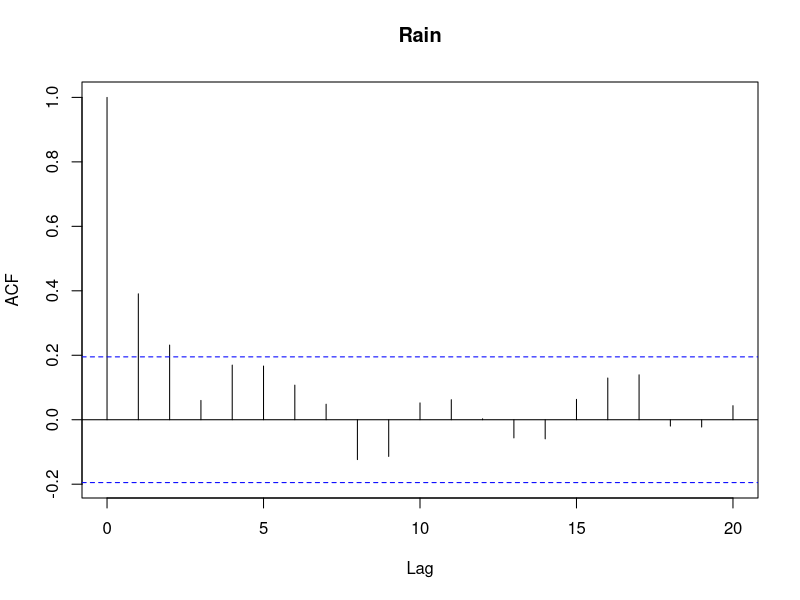
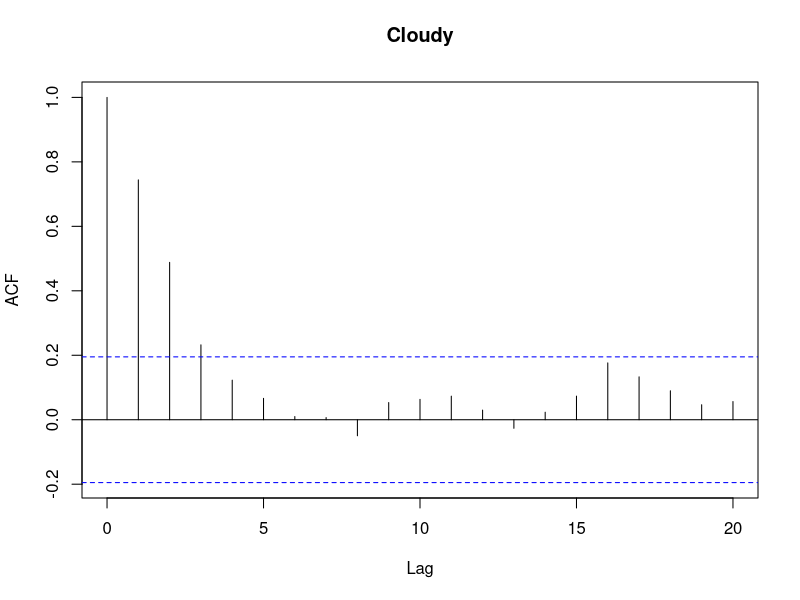
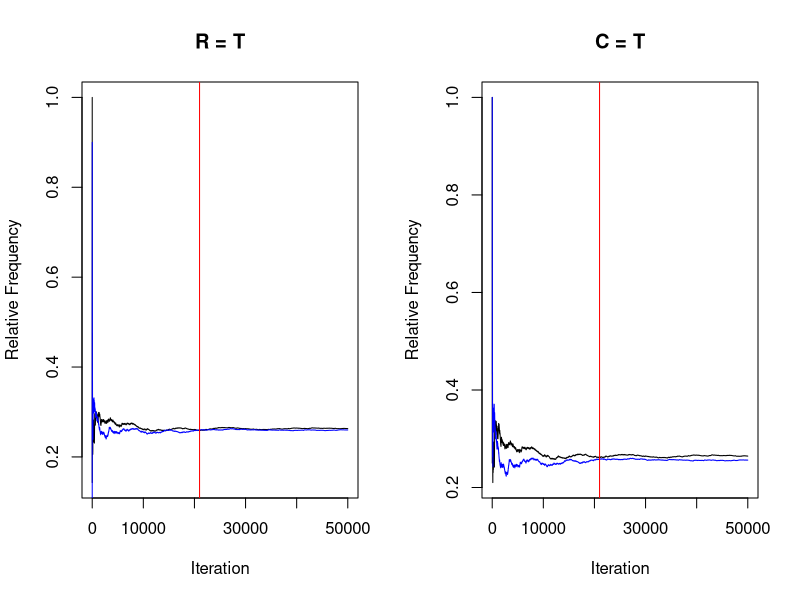

Here is the R script that generated these plots, in order:
## ---- chunk 1
knitr::opts_chunk$set(echo=TRUE, warning=FALSE, message=FALSE)
## ---- chunk 2
# Encoding conditional probabilities
p <- list(C=0.5, S.C1=0.1, S.C0=0.5, R.C1=0.8, R.C0=0.2, W.S1_R1=0.99, W.S1_R0=0.9, W.S0_R1=0.9, W.S0_R0=0.01)
p$C.R1_S1_W1 <- p$R.C1*p$S.C1*p$C/(p$R.C1*p$S.C1*p$C+p$R.C0*p$S.C0*(1-p$C))
p$C.R0_S1_W1 <- (1-p$R.C1)*p$S.C1*p$C/((1-p$R.C1)*p$S.C1*p$C+(1-p$R.C0)*p$S.C0*(1-p$C))
p$R.C1_S1_W1 <- p$W.S1_R1*p$R.C1/(p$W.S1_R1*p$R.C1 + p$W.S1_R0*(1-p$R.C1))
p$R.C0_S1_W1 <- p$W.S1_R1*p$R.C0/(p$W.S1_R1*p$R.C0 + p$W.S1_R0*(1-p$R.C0))
## ---- chunk 3

Gibbs_sampler <- function(N=100) {
    samples <- matrix(NA, ncol=2, nrow=N+1, dimnames=list(NULL, c("R", "C")))
    # Initialisation (beginning state)
    samples[1,] <- c(TRUE, TRUE)

    for(n in 1:N) {
        # Random sampling to choose which variable (R or C) is updated
        indicator <- runif(1)
        if(indicator < p$C) {
            # Sampling from P(R_{n+1}|C_{n},S=T,W=T)
            if(samples[n, "C"]) sampling_prob <- p$R.C1_S1_W1 else sampling_prob <- p$R.C0_S1_W1

            sampled_R <- sample(c(TRUE, FALSE), size=1, prob=c(sampling_prob, (1-sampling_prob)))
            samples[(n+1),] <- c(sampled_R, samples[n, "C"])
        } else {
            # Sampling from P(C_{n+1}|R_{n},S=T,W=T)
            if(samples[n, "R"]) sampling_prob <- p$C.R1_S1_W1 else sampling_prob <- p$C.R0_S1_W1

            sampled_C <- sample(c(TRUE, FALSE), size=1, prob=c(sampling_prob, (1-sampling_prob)))
            samples[(n+1),] <- c(sampled_C, samples[n, "R"])
        }
    }
    return(samples)
}

## ---- chunk 4
set.seed(42)
N <- 100
samples <- Gibbs_sampler(N)
## ---- chunk 5
result <- table(samples[-1, "R"], samples[-1, "C"])/N
rownames(result) <- c("R0", "R1")
colnames(result) <- c("C0", "C1")
result
## ---- chunk 6
marginal.R.S1_W1 <- sum(result[2,])
marginal.R.S1_W1
## ---- chunk 7
ro_R <- acf(as.numeric(samples[,"R"]), main="Rain")
ro_C <- acf(as.numeric(samples[,"C"]), main="Cloudy")
## ---- chunk 8
ESS_R <- N/(1+2*sum(ro_R$acf))
ESS_C <- N/(1+2*sum(ro_C$acf))
print(paste("Effective sample size for chain 'rain':", ESS_R))
print(paste("Effective sample size for chain 'cloudy':", ESS_C))
## ---- chunk 9
set.seed(42)
N <- 50000
samples1 <- Gibbs_sampler(N)

result1 <- table(samples1[-1, "R"], samples1[-1, "C"])/N
rownames(result1) <- c("R0", "R1")
colnames(result1) <- c("C0", "C1")

samples2 <- Gibbs_sampler(N)

result2 <- table(samples2[-1, "R"], samples2[-1, "C"])/N
rownames(result2) <- c("R0", "R1")
colnames(result2) <- c("C0", "C1")
## ---- chunk 10
result1
## ---- chunk 11
result2
## ---- chunk 12
# Plotting relative frequencies of R = T and C = T
burn_in_phase <- 21000
par(mfrow=c(1,2))
plot(1:N, cumsum(samples1[-1, "R"])/seq_len(N), type="l", xlab="Iteration", ylab="Relative Frequency", main="R = T")
lines(cumsum(samples2[-1, "R"])/seq_len(N), type='l', col='blue')
abline(v=burn_in_phase, col="red")
plot(1:N, cumsum(samples1[-1, "C"])/seq_len(N), type="l", xlab="Iteration", ylab="Relative Frequency", main="C = T")
lines(cumsum(samples2[-1, "C"])/seq_len(N), type='l', col='blue')
abline(v=burn_in_phase, col="red")
